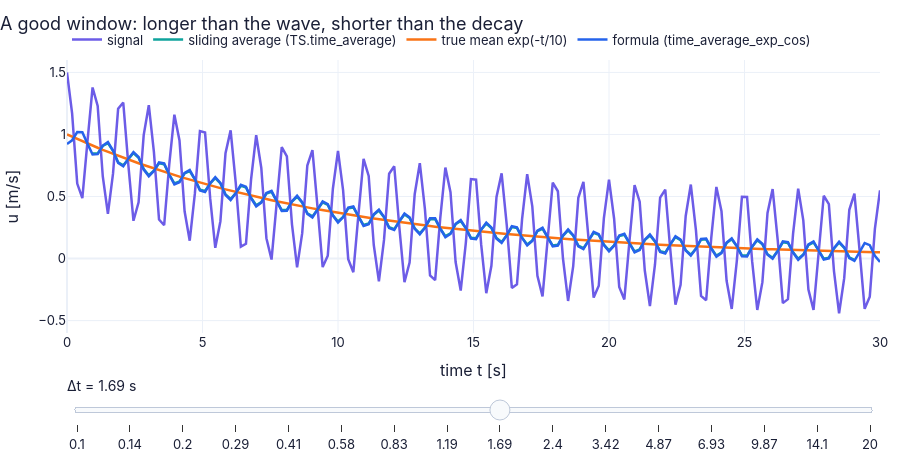

Source (notebook cell):
### Markdown cell above
#### ✏️ Tiny example: a window of 0.4 periods

$A=1$, $B=0.5$ m/s, $\tau_d=10$ s, period 1 s ($\omega=2\pi$ rad/s), $\Delta t=0.4$ s.

1. Mean factor: $x=\Delta t/2\tau_d=0.02$, $\sinh(x)/x\approx1+x^2/6=1.00007$ — the mean passes untouched.
2. Wave factor: $x=\omega\Delta t/2=0.4\pi=1.2566$, $\sin(x)/x=0.9511/1.2566=0.757$ — 76 % of the wave leaks into the "mean".
3. With $\Delta t=1$ s (one whole period) the wave factor is $\sin(\pi)/\pi=0$: the wave is removed exactly.
4. With $\Delta t=20$ s the mean factor is $\sinh(1)/1=1.175$: now the window is too long and distorts the decaying mean by 17.5 %.

### Code cell
tt = np.linspace(0.0, 30.0, 160)                            # time axis for the slider figure [s]
sig_ = np.exp(-tt/10.0) + 0.5*np.cos(2*np.pi*tt)              # the signal: decaying mean (10 s) + a wave of period 1 s

def f1(window):                                               # the four curves for one window length
    sliding = TS.time_average(tt, sig_, window)               # Eq. (12.2) on the sampled signal (NaN near the ends)
    formula = ch12.time_average_exp_cos(tt, 1.0, 0.5, 10.0, 2*np.pi, window)[0]   # the closed form of N23
    return {"signal": (tt, sig_), "sliding average (TS.time_average)": (tt, sliding),   # hand the result back to the caller
            "true mean exp(-t/10)": (tt, np.exp(-tt/10.0)), "formula (time_average_exp_cos)": (tt, formula)}

windows = np.round(np.geomspace(0.1, 20.0, 12 if FAST else 16), 2)   # window lengths, log-spaced from 0.1 to 20 s
figF1 = slider_figure(f1, "Δt", windows, unit="s", xlabel="time t [s]", ylabel="u [m/s]",
                      title="A good window: longer than the wave, shorter than the decay", yrange=(-0.6, 1.6))
figF1.show()   # display the interactive figure (the slider works on the web page too)

### Figure 1 — Plotly figure (JSON) as saved in the notebook; plotly's stock layout.template omitted (floating-point values rounded to 4 significant figures; data arrays with more than 128 entries replaced by an {"elided": "..."} marker saying what was removed)
{"data": [{"hovertemplate": "signal: %{y:.4g}<extra>Δt = 0.1 s</extra>", "line": {"color": "#6c5ce7", "width": 2.5}, "mode": "lines", "name": "signal", "type": "scatter", "visible": false, "x": {"elided": "160 float values"}, "y": {"elided": "160 float values"}}, {"hovertemplate": "sliding average (TS.time_average): %{y:.4g}<extra>Δt = 0.1 s</extra>", "line": {"color": "#0fa39c", "width": 2.5}, "mode": "lines", "name": "sliding average (TS.time_average)", "type": "scatter", "visible": false, "x": {"elided": "160 float values"}, "y": {"elided": "160 float values"}}, {"hovertemplate": "true mean exp(-t/10): %{y:.4g}<extra>Δt = 0.1 s</extra>", "line": {"color": "#f97316", "width": 2.5}, "mode": "lines", "name": "true mean exp(-t/10)", "type": "scatter", "visible": false, "x": {"elided": "160 float values"}, "y": {"elided": "160 float values"}}, {"hovertemplate": "formula (time_average_exp_cos): %{y:.4g}<extra>Δt = 0.1 s</extra>", "line": {"color": "#2563eb", "width": 2.5}, "mode": "lines", "name": "formula (time_average_exp_cos)", "type": "scatter", "visible": false, "x": {"elided": "160 float values"}, "y": {"elided": "160 float values"}}, {"hovertemplate": "signal: %{y:.4g}<extra>Δt = 0.14 s</extra>", "line": {"color": "#6c5ce7", "width": 2.5}, "mode": "lines", "name": "signal", "type": "scatter", "visible": false, "x": {"elided": "160 float values"}, "y": {"elided": "160 float values"}}, {"hovertemplate": "sliding average (TS.time_average): %{y:.4g}<extra>Δt = 0.14 s</extra>", "line": {"color": "#0fa39c", "width": 2.5}, "mode": "lines", "name": "sliding average (TS.time_average)", "type": "scatter", "visible": false, "x": {"elided": "160 float values"}, "y": {"elided": "160 float values"}}, {"hovertemplate": "true mean exp(-t/10): %{y:.4g}<extra>Δt = 0.14 s</extra>", "line": {"color": "#f97316", "width": 2.5}, "mode": "lines", "name": "true mean exp(-t/10)", "type": "scatter", "visible": false, "x": {"elided": "160 float values"}, "y": {"elided": "160 float values"}}, {"hovertemplate": "formula (time_average_exp_cos): %{y:.4g}<extra>Δt = 0.14 s</extra>", "line": {"color": "#2563eb", "width": 2.5}, "mode": "lines", "name": "formula (time_average_exp_cos)", "type": "scatter", "visible": false, "x": {"elided": "160 float values"}, "y": {"elided": "160 float values"}}, {"hovertemplate": "signal: %{y:.4g}<extra>Δt = 0.2 s</extra>", "line": {"color": "#6c5ce7", "width": 2.5}, "mode": "lines", "name": "signal", "type": "scatter", "visible": false, "x": {"elided": "160 float values"}, "y": {"elided": "160 float values"}}, {"hovertemplate": "sliding average (TS.time_average): %{y:.4g}<extra>Δt = 0.2 s</extra>", "line": {"color": "#0fa39c", "width": 2.5}, "mode": "lines", "name": "sliding average (TS.time_average)", "type": "scatter", "visible": false, "x": {"elided": "160 float values"}, "y": {"elided": "160 float values"}}, {"hovertemplate": "true mean exp(-t/10): %{y:.4g}<extra>Δt = 0.2 s</extra>", "line": {"color": "#f97316", "width": 2.5}, "mode": "lines", "name": "true mean exp(-t/10)", "type": "scatter", "visible": false, "x": {"elided": "160 float values"}, "y": {"elided": "160 float values"}}, {"hovertemplate": "formula (time_average_exp_cos): %{y:.4g}<extra>Δt = 0.2 s</extra>", "line": {"color": "#2563eb", "width": 2.5}, "mode": "lines", "name": "formula (time_average_exp_cos)", "type": "scatter", "visible": false, "x": {"elided": "160 float values"}, "y": {"elided": "160 float values"}}, {"hovertemplate": "signal: %{y:.4g}<extra>Δt = 0.29 s</extra>", "line": {"color": "#6c5ce7", "width": 2.5}, "mode": "lines", "name": "signal", "type": "scatter", "visible": false, "x": {"elided": "160 float values"}, "y": {"elided": "160 float values"}}, {"hovertemplate": "sliding average (TS.time_average): %{y:.4g}<extra>Δt = 0.29 s</extra>", "line": {"color": "#0fa39c", "width": 2.5}, "mode": "lines", "name": "sliding average (TS.time_average)", "type": "scatter", "visible": false, "x": {"elided": "160 float values"}, "y": {"elided": "160 float values"}}, {"hovertemplate": "true mean exp(-t/10): %{y:.4g}<extra>Δt = 0.29 s</extra>", "line": {"color": "#f97316", "width": 2.5}, "mode": "lines", "name": "true mean exp(-t/10)", "type": "scatter", "visible": false, "x": {"elided": "160 float values"}, "y": {"elided": "160 float values"}}, {"hovertemplate": "formula (time_average_exp_cos): %{y:.4g}<extra>Δt = 0.29 s</extra>", "line": {"color": "#2563eb", "width": 2.5}, "mode": "lines", "name": "formula (time_average_exp_cos)", "type": "scatter", "visible": false, "x": {"elided": "160 float values"}, "y": {"elided": "160 float values"}}, {"hovertemplate": "signal: %{y:.4g}<extra>Δt = 0.41 s</extra>", "line": {"color": "#6c5ce7", "width": 2.5}, "mode": "lines", "name": "signal", "type": "scatter", "visible": false, "x": {"elided": "160 float values"}, "y": {"elided": "160 float values"}}, {"hovertemplate": "sliding average (TS.time_average): %{y:.4g}<extra>Δt = 0.41 s</extra>", "line": {"color": "#0fa39c", "width": 2.5}, "mode": "lines", "name": "sliding average (TS.time_average)", "type": "scatter", "visible": false, "x": {"elided": "160 float values"}, "y": {"elided": "160 float values"}}, {"hovertemplate": "true mean exp(-t/10): %{y:.4g}<extra>Δt = 0.41 s</extra>", "line": {"color": "#f97316", "width": 2.5}, "mode": "lines", "name": "true mean exp(-t/10)", "type": "scatter", "visible": false, "x": {"elided": "160 float values"}, "y": {"elided": "160 float values"}}, {"hovertemplate": "formula (time_average_exp_cos): %{y:.4g}<extra>Δt = 0.41 s</extra>", "line": {"color": "#2563eb", "width": 2.5}, "mode": "lines", "name": "formula (time_average_exp_cos)", "type": "scatter", "visible": false, "x": {"elided": "160 float values"}, "y": {"elided": "160 float values"}}, {"hovertemplate": "signal: %{y:.4g}<extra>Δt = 0.58 s</extra>", "line": {"color": "#6c5ce7", "width": 2.5}, "mode": "lines", "name": "signal", "type": "scatter", "visible": false, "x": {"elided": "160 float values"}, "y": {"elided": "160 float values"}}, {"hovertemplate": "sliding average (TS.time_average): %{y:.4g}<extra>Δt = 0.58 s</extra>", "line": {"color": "#0fa39c", "width": 2.5}, "mode": "lines", "name": "sliding average (TS.time_average)", "type": "scatter", "visible": false, "x": {"elided": "160 float values"}, "y": {"elided": "160 float values"}}, {"hovertemplate": "true mean exp(-t/10): %{y:.4g}<extra>Δt = 0.58 s</extra>", "line": {"color": "#f97316", "width": 2.5}, "mode": "lines", "name": "true mean exp(-t/10)", "type": "scatter", "visible": false, "x": {"elided": "160 float values"}, "y": {"elided": "160 float values"}}, {"hovertemplate": "formula (time_average_exp_cos): %{y:.4g}<extra>Δt = 0.58 s</extra>", "line": {"color": "#2563eb", "width": 2.5}, "mode": "lines", "name": "formula (time_average_exp_cos)", "type": "scatter", "visible": false, "x": {"elided": "160 float values"}, "y": {"elided": "160 float values"}}, {"hovertemplate": "signal: %{y:.4g}<extra>Δt = 0.83 s</extra>", "line": {"color": "#6c5ce7", "width": 2.5}, "mode": "lines", "name": "signal", "type": "scatter", "visible": false, "x": {"elided": "160 float values"}, "y": {"elided": "160 float values"}}, {"hovertemplate": "sliding average (TS.time_average): %{y:.4g}<extra>Δt = 0.83 s</extra>", "line": {"color": "#0fa39c", "width": 2.5}, "mode": "lines", "name": "sliding average (TS.time_average)", "type": "scatter", "visible": false, "x": {"elided": "160 float values"}, "y": {"elided": "160 float values"}}, {"hovertemplate": "true mean exp(-t/10): %{y:.4g}<extra>Δt = 0.83 s</extra>", "line": {"color": "#f97316", "width": 2.5}, "mode": "lines", "name": "true mean exp(-t/10)", "type": "scatter", "visible": false, "x": {"elided": "160 float values"}, "y": {"elided": "160 float values"}}, {"hovertemplate": "formula (time_average_exp_cos): %{y:.4g}<extra>Δt = 0.83 s</extra>", "line": {"color": "#2563eb", "width": 2.5}, "mode": "lines", "name": "formula (time_average_exp_cos)", "type": "scatter", "visible": false, "x": {"elided": "160 float values"}, "y": {"elided": "160 float values"}}, {"hovertemplate": "signal: %{y:.4g}<extra>Δt = 1.19 s</extra>", "line": {"color": "#6c5ce7", "width": 2.5}, "mode": "lines", "name": "signal", "type": "scatter", "visible": false, "x": {"elided": "160 float values"}, "y": {"elided": "160 float values"}}, {"hovertemplate": "sliding average (TS.time_average): %{y:.4g}<extra>Δt = 1.19 s</extra>", "line": {"color": "#0fa39c", "width": 2.5}, "mode": "lines", "name": "sliding average (TS.time_average)", "type": "scatter", "visible": false, "x": {"elided": "160 float values"}, "y": {"elided": "160 float values"}}, {"hovertemplate": "true mean exp(-t/10): %{y:.4g}<extra>Δt = 1.19 s</extra>", "line": {"color": "#f97316", "width": 2.5}, "mode": "lines", "name": "true mean exp(-t/10)", "type": "scatter", "visible": false, "x": {"elided": "160 float values"}, "y": {"elided": "160 float values"}}, {"hovertemplate": "formula (time_average_exp_cos): %{y:.4g}<extra>Δt = 1.19 s</extra>", "line": {"color": "#2563eb", "width": 2.5}, "mode": "lines", "name": "formula (time_average_exp_cos)", "type": "scatter", "visible": false, "x": {"elided": "160 float values"}, "y": {"elided": "160 float values"}}, {"hovertemplate": "signal: %{y:.4g}<extra>Δt = 1.69 s</extra>", "line": {"color": "#6c5ce7", "width": 2.5}, "mode": "lines", "name": "signal", "type": "scatter", "visible": true, "x": {"elided": "160 float values"}, "y": {"elided": "160 float values"}}, {"hovertemplate": "sliding average (TS.time_average): %{y:.4g}<extra>Δt = 1.69 s</extra>", "line": {"color": "#0fa39c", "width": 2.5}, "mode": "lines", "name": "sliding average (TS.time_average)", "type": "scatter", "visible": true, "x": {"elided": "160 float values"}, "y": {"elided": "160 float values"}}, {"hovertemplate": "true mean exp(-t/10): %{y:.4g}<extra>Δt = 1.69 s</extra>", "line": {"color": "#f97316", "width": 2.5}, "mode": "lines", "name": "true mean exp(-t/10)", "type": "scatter", "visible": true, "x": {"elided": "160 float values"}, "y": {"elided": "160 float values"}}, {"hovertemplate": "formula (time_average_exp_cos): %{y:.4g}<extra>Δt = 1.69 s</extra>", "line": {"color": "#2563eb", "width": 2.5}, "mode": "lines", "name": "formula (time_average_exp_cos)", "type": "scatter", "visible": true, "x": {"elided": "160 float values"}, "y": {"elided": "160 float values"}}, {"hovertemplate": "signal: %{y:.4g}<extra>Δt = 2.4 s</extra>", "line": {"color": "#6c5ce7", "width": 2.5}, "mode": "lines", "name": "signal", "type": "scatter", "visible": false, "x": {"elided": "160 float values"}, "y": {"elided": "160 float values"}}, {"hovertemplate": "sliding average (TS.time_average): %{y:.4g}<extra>Δt = 2.4 s</extra>", "line": {"color": "#0fa39c", "width": 2.5}, "mode": "lines", "name": "sliding average (TS.time_average)", "type": "scatter", "visible": false, "x": {"elided": "160 float values"}, "y": {"elided": "160 float values"}}, {"hovertemplate": "true mean exp(-t/10): %{y:.4g}<extra>Δt = 2.4 s</extra>", "line": {"color": "#f97316", "width": 2.5}, "mode": "lines", "name": "true mean exp(-t/10)", "type": "scatter", "visible": false, "x": {"elided": "160 float values"}, "y": {"elided": "160 float values"}}, {"hovertemplate": "formula (time_average_exp_cos): %{y:.4g}<extra>Δt = 2.4 s</extra>", "line": {"color": "#2563eb", "width": 2.5}, "mode": "lines", "name": "formula (time_average_exp_cos)", "type": "scatter", "visible": false, "x": {"elided": "160 float values"}, "y": {"elided": "160 float values"}}, {"hovertemplate": "signal: %{y:.4g}<extra>Δt = 3.42 s</extra>", "line": {"color": "#6c5ce7", "width": 2.5}, "mode": "lines", "name": "signal", "type": "scatter", "visible": false, "x": {"elided": "160 float values"}, "y": {"elided": "160 float values"}}, {"hovertemplate": "sliding average (TS.time_average): %{y:.4g}<extra>Δt = 3.42 s</extra>", "line": {"color": "#0fa39c", "width": 2.5}, "mode": "lines", "name": "sliding average (TS.time_average)", "type": "scatter", "visible": false, "x": {"elided": "160 float values"}, "y": {"elided": "160 float values"}}, {"hovertemplate": "true mean exp(-t/10): %{y:.4g}<extra>Δt = 3.42 s</extra>", "line": {"color": "#f97316", "width": 2.5}, "mode": "lines", "name": "true mean exp(-t/10)", "type": "scatter", "visible": false, "x": {"elided": "160 float values"}, "y": {"elided": "160 float values"}}, {"hovertemplate": "formula (time_average_exp_cos): %{y:.4g}<extra>Δt = 3.42 s</extra>", "line": {"color": "#2563eb", "width": 2.5}, "mode": "lines", "name": "formula (time_average_exp_cos)", "type": "scatter", "visible": false, "x": {"elided": "160 float values"}, "y": {"elided": "160 float values"}}, {"hovertemplate": "signal: %{y:.4g}<extra>Δt = 4.87 s</extra>", "line": {"color": "#6c5ce7", "width": 2.5}, "mode": "lines", "name": "signal", "type": "scatter", "visible": false, "x": {"elided": "160 float values"}, "y": {"elided": "160 float values"}}, {"hovertemplate": "sliding average (TS.time_average): %{y:.4g}<extra>Δt = 4.87 s</extra>", "line": {"color": "#0fa39c", "width": 2.5}, "mode": "lines", "name": "sliding average (TS.time_average)", "type": "scatter", "visible": false, "x": {"elided": "160 float values"}, "y": {"elided": "160 float values"}}, {"hovertemplate": "true mean exp(-t/10): %{y:.4g}<extra>Δt = 4.87 s</extra>", "line": {"color": "#f97316", "width": 2.5}, "mode": "lines", "name": "true mean exp(-t/10)", "type": "scatter", "visible": false, "x": {"elided": "160 float values"}, "y": {"elided": "160 float values"}}, {"hovertemplate": "formula (time_average_exp_cos): %{y:.4g}<extra>Δt = 4.87 s</extra>", "line": {"color": "#2563eb", "width": 2.5}, "mode": "lines", "name": "formula (time_average_exp_cos)", "type": "scatter", "visible": false, "x": {"elided": "160 float values"}, "y": {"elided": "160 float values"}}, {"hovertemplate": "signal: %{y:.4g}<extra>Δt = 6.93 s</extra>", "line": {"color": "#6c5ce7", "width": 2.5}, "mode": "lines", "name": "signal", "type": "scatter", "visible": false, "x": {"elided": "160 float values"}, "y": {"elided": "160 float values"}}, {"hovertemplate": "sliding average (TS.time_average): %{y:.4g}<extra>Δt = 6.93 s</extra>", "line": {"color": "#0fa39c", "width": 2.5}, "mode": "lines", "name": "sliding average (TS.time_average)", "type": "scatter", "visible": false, "x": {"elided": "160 float values"}, "y": {"elided": "160 float values"}}, {"hovertemplate": "true mean exp(-t/10): %{y:.4g}<extra>Δt = 6.93 s</extra>", "line": {"color": "#f97316", "width": 2.5}, "mode": "lines", "name": "true mean exp(-t/10)", "type": "scatter", "visible": false, "x": {"elided": "160 float values"}, "y": {"elided": "160 float values"}}, {"hovertemplate": "formula (time_average_exp_cos): %{y:.4g}<extra>Δt = 6.93 s</extra>", "line": {"color": "#2563eb", "width": 2.5}, "mode": "lines", "name": "formula (time_average_exp_cos)", "type": "scatter", "visible": false, "x": {"elided": "160 float values"}, "y": {"elided": "160 float values"}}, {"hovertemplate": "signal: %{y:.4g}<extra>Δt = 9.87 s</extra>", "line": {"color": "#6c5ce7", "width": 2.5}, "mode": "lines", "name": "signal", "type": "scatter", "visible": false, "x": {"elided": "160 float values"}, "y": {"elided": "160 float values"}}, {"hovertemplate": "sliding average (TS.time_average): %{y:.4g}<extra>Δt = 9.87 s</extra>", "line": {"color": "#0fa39c", "width": 2.5}, "mode": "lines", "name": "sliding average (TS.time_average)", "type": "scatter", "visible": false, "x": {"elided": "160 float values"}, "y": {"elided": "160 float values"}}, {"hovertemplate": "true mean exp(-t/10): %{y:.4g}<extra>Δt = 9.87 s</extra>", "line": {"color": "#f97316", "width": 2.5}, "mode": "lines", "name": "true mean exp(-t/10)", "type": "scatter", "visible": false, "x": {"elided": "160 float values"}, "y": {"elided": "160 float values"}}, {"hovertemplate": "formula (time_average_exp_cos): %{y:.4g}<extra>Δt = 9.87 s</extra>", "line": {"color": "#2563eb", "width": 2.5}, "mode": "lines", "name": "formula (time_average_exp_cos)", "type": "scatter", "visible": false, "x": {"elided": "160 float values"}, "y": {"elided": "160 float values"}}, {"hovertemplate": "signal: %{y:.4g}<extra>Δt = 14.1 s</extra>", "line": {"color": "#6c5ce7", "width": 2.5}, "mode": "lines", "name": "signal", "type": "scatter", "visible": false, "x": {"elided": "160 float values"}, "y": {"elided": "160 float values"}}, {"hovertemplate": "sliding average (TS.time_average): %{y:.4g}<extra>Δt = 14.1 s</extra>", "line": {"color": "#0fa39c", "width": 2.5}, "mode": "lines", "name": "sliding average (TS.time_average)", "type": "scatter", "visible": false, "x": {"elided": "160 float values"}, "y": {"elided": "160 float values"}}, {"hovertemplate": "true mean exp(-t/10): %{y:.4g}<extra>Δt = 14.1 s</extra>", "line": {"color": "#f97316", "width": 2.5}, "mode": "lines", "name": "true mean exp(-t/10)", "type": "scatter", "visible": false, "x": {"elided": "160 float values"}, "y": {"elided": "160 float values"}}, {"hovertemplate": "formula (time_average_exp_cos): %{y:.4g}<extra>Δt = 14.1 s</extra>", "line": {"color": "#2563eb", "width": 2.5}, "mode": "lines", "name": "formula (time_average_exp_cos)", "type": "scatter", "visible": false, "x": {"elided": "160 float values"}, "y": {"elided": "160 float values"}}, {"hovertemplate": "signal: %{y:.4g}<extra>Δt = 20 s</extra>", "line": {"color": "#6c5ce7", "width": 2.5}, "mode": "lines", "name": "signal", "type": "scatter", "visible": false, "x": {"elided": "160 float values"}, "y": {"elided": "160 float values"}}, {"hovertemplate": "sliding average (TS.time_average): %{y:.4g}<extra>Δt = 20 s</extra>", "line": {"color": "#0fa39c", "width": 2.5}, "mode": "lines", "name": "sliding average (TS.time_average)", "type": "scatter", "visible": false, "x": {"elided": "160 float values"}, "y": {"elided": "160 float values"}}, {"hovertemplate": "true mean exp(-t/10): %{y:.4g}<extra>Δt = 20 s</extra>", "line": {"color": "#f97316", "width": 2.5}, "mode": "lines", "name": "true mean exp(-t/10)", "type": "scatter", "visible": false, "x": {"elided": "160 float values"}, "y": {"elided": "160 float values"}}, {"hovertemplate": "formula (time_average_exp_cos): %{y:.4g}<extra>Δt = 20 s</extra>", "line": {"color": "#2563eb", "width": 2.5}, "mode": "lines", "name": "formula (time_average_exp_cos)", "type": "scatter", "visible": false, "x": {"elided": "160 float values"}, "y": {"elided": "160 float values"}}], "layout": {"colorway": ["#6c5ce7", "#0fa39c", "#f97316", "#2563eb", "#e11d6a", "#d97706"], "font": {"color": "#1a1f36", "family": "Inter, -apple-system, Segoe UI, Roboto, sans-serif", "size": 13}, "height": 460, "hovermode": "x unified", "legend": {"orientation": "h", "x": 0, "xanchor": "left", "y": 1.02, "yanchor": "bottom"}, "margin": {"b": 90, "l": 60, "r": 20, "t": 60}, "sliders": [{"active": 8, "currentvalue": {"font": {"size": 14}, "prefix": "Δt = ", "suffix": " s"}, "pad": {"t": 40}, "steps": [{"args": [{"visible": [true, true, true, true, false, false, false, false, false, false, false, false, false, false, false, false, false, false, false, false, false, false, false, false, false, false, false, false, false, false, false, false, false, false, false, false, false, false, false, false, false, false, false, false, false, false, false, false, false, false, false, false, false, false, false, false, false, false, false, false, false, false, false, false]}], "label": "0.1", "method": "update"}, {"args": [{"visible": [false, false, false, false, true, true, true, true, false, false, false, false, false, false, false, false, false, false, false, false, false, false, false, false, false, false, false, false, false, false, false, false, false, false, false, false, false, false, false, false, false, false, false, false, false, false, false, false, false, false, false, false, false, false, false, false, false, false, false, false, false, false, false, false]}], "label": "0.14", "method": "update"}, {"args": [{"visible": [false, false, false, false, false, false, false, false, true, true, true, true, false, false, false, false, false, false, false, false, false, false, false, false, false, false, false, false, false, false, false, false, false, false, false, false, false, false, false, false, false, false, false, false, false, false, false, false, false, false, false, false, false, false, false, false, false, false, false, false, false, false, false, false]}], "label": "0.2", "method": "update"}, {"args": [{"visible": [false, false, false, false, false, false, false, false, false, false, false, false, true, true, true, true, false, false, false, false, false, false, false, false, false, false, false, false, false, false, false, false, false, false, false, false, false, false, false, false, false, false, false, false, false, false, false, false, false, false, false, false, false, false, false, false, false, false, false, false, false, false, false, false]}], "label": "0.29", "method": "update"}, {"args": [{"visible": [false, false, false, false, false, false, false, false, false, false, false, false, false, false, false, false, true, true, true, true, false, false, false, false, false, false, false, false, false, false, false, false, false, false, false, false, false, false, false, false, false, false, false, false, false, false, false, false, false, false, false, false, false, false, false, false, false, false, false, false, false, false, false, false]}], "label": "0.41", "method": "update"}, {"args": [{"visible": [false, false, false, false, false, false, false, false, false, false, false, false, false, false, false, false, false, false, false, false, true, true, true, true, false, false, false, false, false, false, false, false, false, false, false, false, false, false, false, false, false, false, false, false, false, false, false, false, false, false, false, false, false, false, false, false, false, false, false, false, false, false, false, false]}], "label": "0.58", "method": "update"}, {"args": [{"visible": [false, false, false, false, false, false, false, false, false, false, false, false, false, false, false, false, false, false, false, false, false, false, false, false, true, true, true, true, false, false, false, false, false, false, false, false, false, false, false, false, false, false, false, false, false, false, false, false, false, false, false, false, false, false, false, false, false, false, false, false, false, false, false, false]}], "label": "0.83", "method": "update"}, {"args": [{"visible": [false, false, false, false, false, false, false, false, false, false, false, false, false, false, false, false, false, false, false, false, false, false, false, false, false, false, false, false, true, true, true, true, false, false, false, false, false, false, false, false, false, false, false, false, false, false, false, false, false, false, false, false, false, false, false, false, false, false, false, false, false, false, false, false]}], "label": "1.19", "method": "update"}, {"args": [{"visible": [false, false, false, false, false, false, false, false, false, false, false, false, false, false, false, false, false, false, false, false, false, false, false, false, false, false, false, false, false, false, false, false, true, true, true, true, false, false, false, false, false, false, false, false, false, false, false, false, false, false, false, false, false, false, false, false, false, false, false, false, false, false, false, false]}], "label": "1.69", "method": "update"}, {"args": [{"visible": [false, false, false, false, false, false, false, false, false, false, false, false, false, false, false, false, false, false, false, false, false, false, false, false, false, false, false, false, false, false, false, false, false, false, false, false, true, true, true, true, false, false, false, false, false, false, false, false, false, false, false, false, false, false, false, false, false, false, false, false, false, false, false, false]}], "label": "2.4", "method": "update"}, {"args": [{"visible": [false, false, false, false, false, false, false, false, false, false, false, false, false, false, false, false, false, false, false, false, false, false, false, false, false, false, false, false, false, false, false, false, false, false, false, false, false, false, false, false, true, true, true, true, false, false, false, false, false, false, false, false, false, false, false, false, false, false, false, false, false, false, false, false]}], "label": "3.42", "method": "update"}, {"args": [{"visible": [false, false, false, false, false, false, false, false, false, false, false, false, false, false, false, false, false, false, false, false, false, false, false, false, false, false, false, false, false, false, false, false, false, false, false, false, false, false, false, false, false, false, false, false, true, true, true, true, false, false, false, false, false, false, false, false, false, false, false, false, false, false, false, false]}], "label": "4.87", "method": "update"}, {"args": [{"visible": [false, false, false, false, false, false, false, false, false, false, false, false, false, false, false, false, false, false, false, false, false, false, false, false, false, false, false, false, false, false, false, false, false, false, false, false, false, false, false, false, false, false, false, false, false, false, false, false, true, true, true, true, false, false, false, false, false, false, false, false, false, false, false, false]}], "label": "6.93", "method": "update"}, {"args": [{"visible": [false, false, false, false, false, false, false, false, false, false, false, false, false, false, false, false, false, false, false, false, false, false, false, false, false, false, false, false, false, false, false, false, false, false, false, false, false, false, false, false, false, false, false, false, false, false, false, false, false, false, false, false, true, true, true, true, false, false, false, false, false, false, false, false]}], "label": "9.87", "method": "update"}, {"args": [{"visible": [false, false, false, false, false, false, false, false, false, false, false, false, false, false, false, false, false, false, false, false, false, false, false, false, false, false, false, false, false, false, false, false, false, false, false, false, false, false, false, false, false, false, false, false, false, false, false, false, false, false, false, false, false, false, false, false, true, true, true, true, false, false, false, false]}], "label": "14.1", "method": "update"}, {"args": [{"visible": [false, false, false, false, false, false, false, false, false, false, false, false, false, false, false, false, false, false, false, false, false, false, false, false, false, false, false, false, false, false, false, false, false, false, false, false, false, false, false, false, false, false, false, false, false, false, false, false, false, false, false, false, false, false, false, false, false, false, false, false, true, true, true, true]}], "label": "20", "method": "update"}]}], "title": {"text": "A good window: longer than the wave, shorter than the decay", "x": 0}, "xaxis": {"range": [0.0, 30.0], "title": {"text": "time t [s]"}}, "yaxis": {"range": [-0.6, 1.6], "title": {"text": "u [m/s]"}}}}
